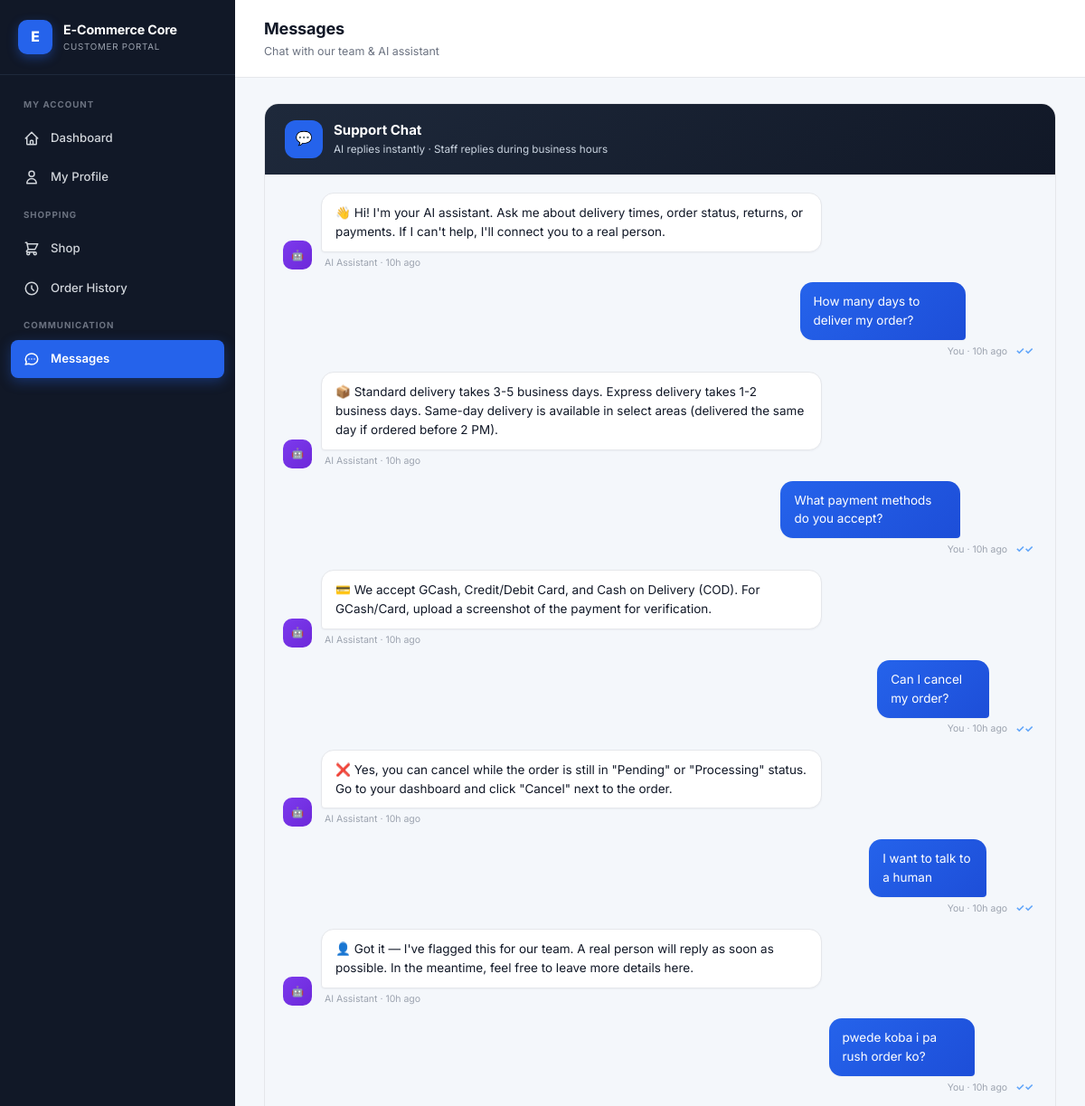
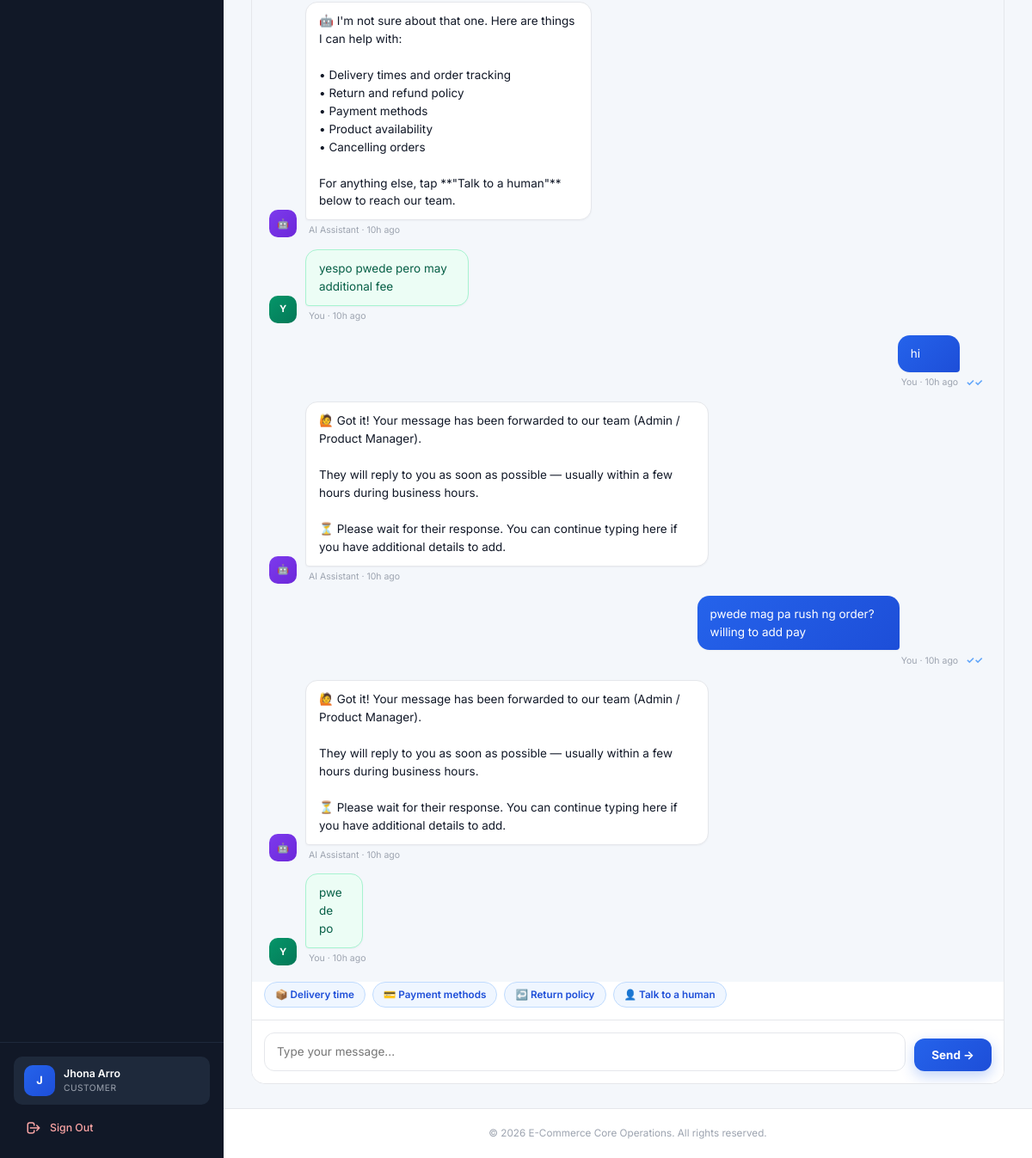
The page /modules/chat.php (signed in) on the database its author committed (2 pictures, top to bottom).
### tables this page shows
CREATE TABLE `chat_messages` (
  `id` int(11) NOT NULL,
  `conversation_id` int(11) NOT NULL,
  `sender_id` int(11) NOT NULL,
  `sender_role` enum('customer','admin','product_manager','ai') NOT NULL,
  `message` text NOT NULL,
  `is_read` tinyint(1) DEFAULT 0,
  `delivered_at` timestamp NULL DEFAULT NULL,
  `read_at` timestamp NULL DEFAULT NULL,
  `created_at` timestamp NOT NULL DEFAULT current_timestamp()
);

### includes/auth.php (called while the page is built, shortened)
<?php
if (!function_exists('e')) {
    function e($s) { return htmlspecialchars($s ?? '', ENT_QUOTES, 'UTF-8'); }
}
if (!function_exists('timeAgo')) {
    function timeAgo($datetime) {
        $timestamp = strtotime($datetime);
        $diff = time() - $timestamp;
        if ($diff < 86400) return floor($diff / 3600) . 'h ago';
        return date('M j', $timestamp);
    }
}

### modules/chat.php (the view, shortened to what this page needs)
<?php
require_once __DIR__ . '/../includes/auth.php';
require_once __DIR__ . '/../config/db.php';
$uid  = $_SESSION['user_id'];
$conv = $pdo->prepare("SELECT * FROM chat_conversations WHERE customer_id = ? AND status = 'open' ORDER BY id DESC LIMIT 1");
$conv->execute([$uid]);
$conversation = $conv->fetch();
$convId = $conversation['id'];
$pdo->prepare("UPDATE chat_messages SET is_read = 1, read_at = NOW() WHERE conversation_id = ? AND sender_role IN ('admin','product_manager') AND read_at IS NULL")
    ->execute([$convId]);
$pdo->prepare("UPDATE chat_messages SET delivered_at = NOW() WHERE conversation_id = ? AND sender_id != ? AND sender_role != 'ai' AND delivered_at IS NULL")
    ->execute([$convId, $uid]);
$msgs = $pdo->prepare("
    SELECT cm.*, u.full_name AS sender_name, u.username AS sender_username
    FROM chat_messages cm
    LEFT JOIN users u ON cm.sender_id = u.id
    WHERE cm.conversation_id = ?
    ORDER BY cm.id ASC
");
$msgs->execute([$convId]);
$messages = $msgs->fetchAll();
if (!empty($messages)) $lastId = (int)end($messages)['id'];
require_once __DIR__ . '/../includes/header.php';
?>
<div class="app-layout">
    <?php require __DIR__ . '/../includes/sidebar.php'; ?>
    <div class="main-wrapper">
        <header class="topbar">
            <div class="topbar-left">
                <div>
                    <h2>Messages</h2>
                    <p>Chat with our team & AI assistant</p>
                </div>
            </div>
        </header>
        <div class="page-body">
            <div class="chat-wrap">
                <div class="chat-head">
                    <div class="chat-head-avatar">💬</div>
                    <div class="chat-head-info">
                        <h3>Support Chat</h3>
                        <p>AI replies instantly · Staff replies during business hours</p>
                    </div>
                </div>
                <div class="chat-body" id="chatBody">
                    <?php foreach ($messages as $m):
                        $isMine = (int)$m['sender_id'] === $uid && $m['sender_role'] === 'customer';
                        $roleClass = $isMine ? 'mine' : ($m['sender_role'] === 'ai' ? 'ai' : 'staff');
                        $bubbleClass = $isMine ? 'customer' : ($m['sender_role'] === 'ai' ? 'ai' : 'staff');
                        $avatarClass = $bubbleClass;
                        $displayName = 'You';
                        if ($m['sender_role'] === 'ai') $displayName = 'AI Assistant';
                        elseif ($m['sender_role'] === 'staff') $displayName = $m['sender_name'] ?: 'Support Team';
                        $tick = '';
                        if ($isMine) {
                            if ($m['read_at']) {
                                $tick = '<span class="tick read" title="Seen">✓✓</span>';
                            } elseif ($m['delivered_at']) {
                                $tick = '<span class="tick delivered" title="Delivered">✓✓</span>';
                            } else {
                                $tick = '<span class="tick sent" title="Sent">✓</span>';
                            }
                        }
                    ?>
                        <div class="msg-row <?= $roleClass ?>" data-msg-id="<?= $m['id'] ?>">
                            <?php if (!$isMine): ?>
                                <div class="msg-avatar <?= $avatarClass ?>">
                                    <?= $m['sender_role'] === 'ai' ? '🤖' : strtoupper(substr($displayName, 0, 1)) ?>
                                </div>
                            <?php endif; ?>
                            <div>
                                <div class="msg-bubble <?= $bubbleClass ?>"><?= e($m['message']) ?></div>
                                <div class="msg-meta">
                                    <?= e($displayName) ?> · <?= timeAgo($m['created_at']) ?><?= $tick ?>
                                </div>
                            </div>
                        </div>
                    <?php endforeach; ?>
                </div>
                <div class="ai-suggestions">
                    <button type="button" class="suggestion-chip" onclick="fillMsg('How many days to deliver my order?')">📦 Delivery time</button>
                    <button type="button" class="suggestion-chip" onclick="fillMsg('What payment methods do you accept?')">💳 Payment methods</button>
                    <button type="button" class="suggestion-chip" onclick="fillMsg('How do I return an item?')">↩️ Return policy</button>
                    <button type="button" class="suggestion-chip" onclick="fillMsg('I want to talk to a human')">👤 Talk to a human</button>
                </div>
                <div class="chat-input">
                    <textarea id="msgInput" placeholder="Type your message..." rows="1"></textarea>
                    <button type="button" id="sendBtn" onclick="sendMessage()">Send →</button>
                </div>
            </div>
        </div>
        <?php require __DIR__ . '/../includes/footer.php'; ?>

### assets/css/style.css (style rules this page uses)
*, *::before, *::after { box-sizing: border-box; }
html, body { margin: 0; padding: 0; font-family: 'Inter', -apple-system, BlinkMacSystemFont, 'Segoe UI', Roboto, sans-serif; background: #f4f7fb; color: #1f2937; font-size: 15px; line-height: 1.5; -webkit-font-smoothing: antialiased; }
.app-layout { display: flex; min-height: 100vh; width: 100%; }
.main-wrapper { flex: 1; margin-left: 260px; min-height: 100vh; display: flex; flex-direction: column; width: calc(100% - 260px); min-width: 0; }
.topbar { background: #fff; border-bottom: 1px solid #e5e7eb; padding: 18px 32px; display: flex; justify-content: space-between; align-items: center; position: sticky; top: 0; z-index: 30; gap: 16px; }
.topbar-left { display: flex; align-items: center; gap: 14px; min-width: 0; flex: 1; }
.topbar-left > div { min-width: 0; }
.topbar h2 { font-size: 1.2rem; font-weight: 700; color: #111827; margin: 0; letter-spacing: -0.01em; white-space: nowrap; overflow: hidden; text-overflow: ellipsis; }
.topbar p { color: #6b7280; font-size: 0.83rem; margin: 3px 0 0; white-space: nowrap; overflow: hidden; text-overflow: ellipsis; }
.page-body { padding: 28px 32px; flex: 1; width: 100%; }

### modules/chat.php (style rules this page uses)
.chat-wrap { max-width: 900px; margin: 0 auto; background: #fff; border: 1px solid #e5e7eb; border-radius: 16px; overflow: hidden; display: flex; flex-direction: column; height: calc(100vh - 200px); min-height: 500px; }
.chat-head { padding: 18px 22px; background: linear-gradient(135deg, #1e293b, #111827); color: #fff; display: flex; align-items: center; gap: 12px; }
.chat-head-avatar { width: 42px; height: 42px; background: #2563eb; border-radius: 12px; display: flex; align-items: center; justify-content: center; font-weight: 700; font-size: 1rem; flex-shrink: 0; }
.chat-head-info h3 { margin: 0; font-size: 1rem; }
.chat-head-info p { margin: 2px 0 0; font-size: 0.78rem; color: #cbd5e1; }
.chat-body { flex: 1; padding: 20px; overflow-y: auto; background: #f4f7fb; display: flex; flex-direction: column; gap: 14px; scroll-behavior: smooth; }
.msg-row { display: flex; gap: 10px; align-items: flex-end; animation: fadeIn 0.2s ease; }
.msg-row.mine { justify-content: flex-end; }
.msg-row.ai { justify-content: flex-start; }
.msg-row.staff { justify-content: flex-start; }
.msg-avatar { width: 32px; height: 32px; border-radius: 10px; flex-shrink: 0; display: flex; align-items: center; justify-content: center; font-weight: 700; font-size: 0.75rem; color: #fff; }
.msg-avatar.ai { background: linear-gradient(135deg, #7c3aed, #6d28d9); }
.msg-avatar.staff { background: linear-gradient(135deg, #059669, #047857); }
.msg-bubble { max-width: 70%; padding: 11px 15px; border-radius: 14px; font-size: 0.9rem; line-height: 1.55; white-space: pre-line; word-wrap: break-word; box-shadow: 0 1px 2px rgba(16,24,40,0.04); }
.msg-bubble.customer { background: linear-gradient(135deg, #2563eb, #1d4ed8); color: #fff; border-bottom-right-radius: 4px; }
.msg-bubble.ai { background: #fff; color: #111827; border: 1px solid #e5e7eb; border-bottom-left-radius: 4px; }
.msg-bubble.staff { background: #ecfdf5; color: #065f46; border: 1px solid #a7f3d0; border-bottom-left-radius: 4px; }
.msg-meta { font-size: 0.7rem; color: #9ca3af; margin-top: 4px; padding: 0 4px; display: flex; align-items: center; gap: 5px; }
.msg-row.mine .msg-meta { text-align: right; justify-content: flex-end; }
.tick { display: inline-flex; align-items: center; font-size: 0.75rem; font-weight: 700; margin-left: 4px; }
.tick.read { color: #60a5fa; }
.chat-input { padding: 14px; background: #fff; border-top: 1px solid #e5e7eb; display: flex; gap: 10px; align-items: flex-end; }
.chat-input textarea { flex: 1; border: 1.5px solid #e5e7eb; border-radius: 12px; padding: 11px 14px; font-family: inherit; font-size: 0.9rem; resize: none; max-height: 120px; min-height: 44px; line-height: 1.5; }
.chat-input button { padding: 11px 20px; background: linear-gradient(135deg, #2563eb, #1d4ed8); color: #fff; border: none; border-radius: 12px; font-weight: 700; font-family: inherit; cursor: pointer; font-size: 0.9rem; box-shadow: 0 6px 16px rgba(37,99,235,0.28); }
.ai-suggestions { display: flex; gap: 8px; flex-wrap: wrap; padding: 0 14px 14px; background: #fff; }
.suggestion-chip { padding: 7px 12px; background: #eff6ff; color: #1d4ed8; border: 1px solid #bfdbfe; border-radius: 999px; font-size: 0.78rem; font-weight: 600; cursor: pointer; font-family: inherit; }

### rows shown on the page
chat_messages: message "👋 Hi! I'm your AI assistant. Ask me about delivery times, order status, returns, or payments. If I can't help, I'll connect you to a real person.", sender_role "AI Assistant", created_at "10h ago"
chat_messages: message "How many days to deliver my order?", displayName "You", created_at "10h ago"
chat_messages: message "📦 Standard delivery takes 3-5 business days. Express delivery takes 1-2 business days. Same-day delivery is available in select areas (delivered the same day if ordered before 2 PM).", sender_role "AI Assistant", created_at "10h ago"
chat_messages: message "What payment methods do you accept?", displayName "You", created_at "10h ago"
chat_messages: message "💳 We accept GCash, Credit/Debit Card, and Cash on Delivery (COD). For GCash/Card, upload a screenshot of the payment for verification.", sender_role "AI Assistant", created_at "10h ago"
chat_messages: message "Can I cancel my order?", displayName "You", created_at "10h ago"
chat_messages: message "❌ Yes, you can cancel while the order is still in \"Pending\" or \"Processing\" status. Go to your dashboard and click \"Cancel\" next to the order.", sender_role "AI Assistant", created_at "10h ago"
chat_messages: message "I want to talk to a human", displayName "You", created_at "10h ago"
chat_messages: message "👤 Got it — I've flagged this for our team. A real person will reply as soon as possible. In the meantime, feel free to leave more details here.", sender_role "AI Assistant", created_at "10h ago"
chat_messages: message "pwede koba i pa rush order ko?", displayName "You", created_at "10h ago"
chat_messages: message "🤖 I'm not sure about that one. Here are things I can help with: • Delivery times and order tracking • Return and refund policy • Payment methods • Product availability • Cancelling orders For anything else, tap **\"Talk to a human\"** below to reach our team.", sender_role "AI Assistant", created_at "10h ago"
chat_messages: displayName "Y", message "yespo pwede pero may additional fee", displayName "You", created_at "10h ago"
chat_messages: message "hi", displayName "You", created_at "10h ago"
chat_messages: message "🙋 Got it! Your message has been forwarded to our team (Admin / Product Manager). They will reply to you as soon as possible — usually within a few hours during business hours. ⏳ Please wait for their response. You can continue typing here if you have additional details to add.", sender_role "AI Assistant", created_at "10h ago"
chat_messages: message "pwede mag pa rush ng order? willing to add pay", displayName "You", created_at "10h ago"
chat_messages: message "🙋 Got it! Your message has been forwarded to our team (Admin / Product Manager). They will reply to you as soon as possible — usually within a few hours during business hours. ⏳ Please wait for their response. You can continue typing here if you have additional details to add.", sender_role "AI Assistant", created_at "10h ago"
chat_messages: displayName "Y", message "pwede po", displayName "You", created_at "10h ago"

### other values the page prints
$initial "J"
$_SESSION['full_name'] "Jhona Arro"
str_replace('_', ' ', $role) "CUSTOMER"
